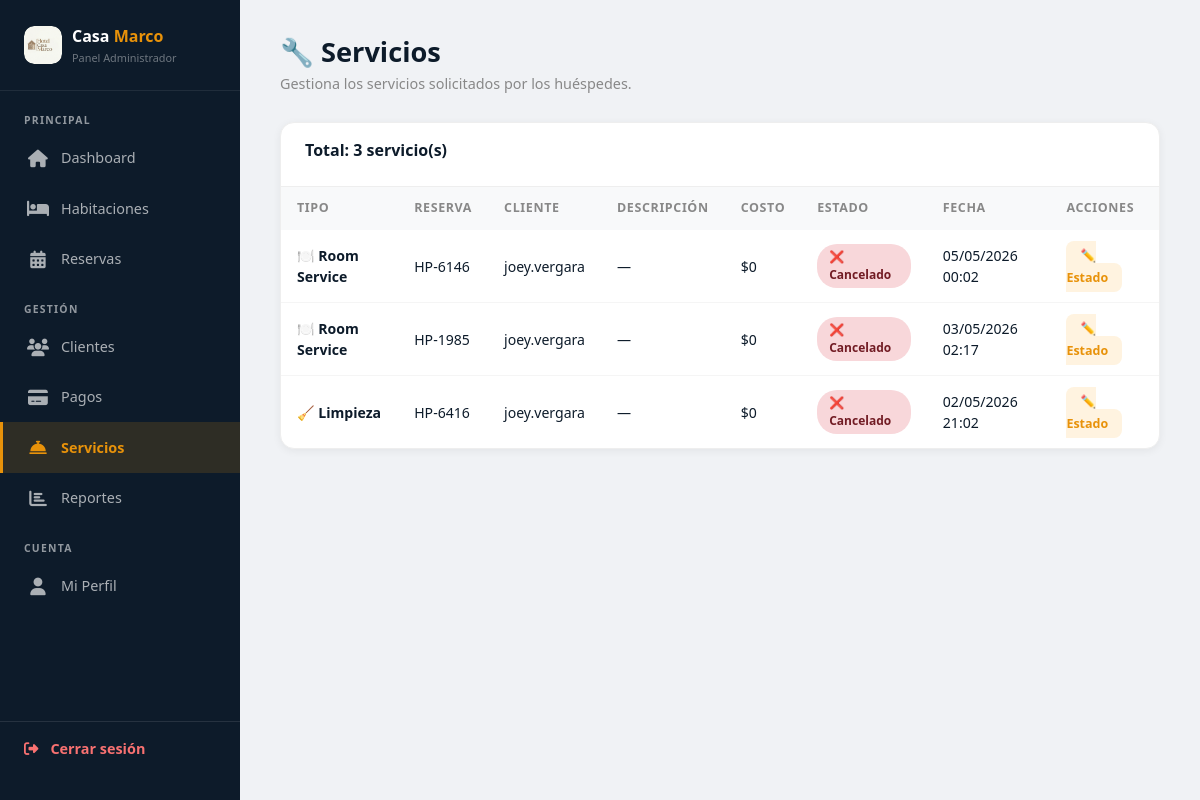
Page /admin-servicios/ (signed in) on the committed database.
### crud_app/models.py (models this page shows, shortened)
class Servicio(models.Model):
    TIPOS = [
        ('limpieza',     '🧹 Limpieza'),
        ('room_service', '🍽️ Room Service'),
        ('lavanderia',   '👕 Lavandería'),
        ('spa',          '💆 Spa'),
        ('transporte',   '🚗 Transporte'),
        ('otro',         '📦 Otro'),
    ]
    ESTADOS = [
        ('pendiente',   '⏳ Pendiente'),
        ('en_proceso',  '🔵 En proceso'),
        ('completado',  '✅ Completado'),
        ('cancelado',   '❌ Cancelado'),
    ]
    reserva         = models.ForeignKey(Reserva, on_delete=models.CASCADE, related_name='servicios')
    tipo            = models.CharField(max_length=20, choices=TIPOS)
    descripcion     = models.TextField(blank=True, null=True)
    estado          = models.CharField(max_length=20, choices=ESTADOS, default='pendiente')
    costo           = models.DecimalField(max_digits=8, decimal_places=2, default=0)
    fecha_solicitud = models.DateTimeField(auto_now_add=True)

class Reserva(models.Model):
    ESTADOS = [
        ('pendiente',   '⏳ Pendiente'),
        ('confirmada',  '✅ Confirmada'),
        ('cancelada',   '❌ Cancelada'),
        ('completada',  '🏁 Completada'),
        ('en_curso',    '🔵 En curso'),
    ]
    usuario         = models.ForeignKey(User, on_delete=models.CASCADE, related_name='reservas')
    habitacion      = models.ForeignKey(Habitacion, on_delete=models.CASCADE, related_name='reservas')
    codigo          = models.CharField(max_length=10, unique=True)
    estado          = models.CharField(max_length=20, choices=ESTADOS, default='pendiente')
    check_in        = models.DateField(default='2024-01-01')
    check_out       = models.DateField(default='2024-01-02')
    huespedes       = models.PositiveIntegerField(default=1)
    adultos         = models.PositiveIntegerField(default=1)
    ninos           = models.PositiveIntegerField(default=0)
    total           = models.DecimalField(max_digits=10, decimal_places=2)
    nombre_huesped  = models.CharField(max_length=100, default='')
    documento       = models.CharField(max_length=20, default='')
    telefono        = models.CharField(max_length=20, default='')
    solicitudes     = models.TextField(blank=True, null=True)
    fecha_reserva   = models.DateTimeField(auto_now_add=True)

### crud_app/views.py (the view)
# urls.py: path('admin-servicios/', views.admin_servicios, name='admin_servicios'),
@login_required(login_url='login')
def admin_servicios(request):
    if not request.user.is_staff:
        return redirect('home')
    servicios = Servicio.objects.all().order_by('-fecha_solicitud')
    return render(request, 'crud_app/admin_servicios.html', {'servicios': servicios})

### crud_app/templates/crud_app/admin_servicios.html (shortened to what this page needs)
{% load static %}
<!DOCTYPE html>
<html lang="es">
<head>
  <link href="https://cdn.jsdelivr.net/npm/bootstrap@5.3.0/dist/css/bootstrap.min.css" rel="stylesheet">
  <link rel="stylesheet" href="https://cdnjs.cloudflare.com/ajax/libs/font-awesome/6.4.0/css/all.min.css"/>
</head>
<body>
<aside class="sidebar">
  <div class="sidebar-logo">
    <div class="sidebar-logo-icon">
      <img src="{% static 'crud_app/imagenes/logo.jpeg' %}" alt="Logo"
           style="width:38px; height:38px; border-radius:10px; object-fit:cover;">
    </div>
    <div>
      <div class="sidebar-logo-text">Casa <span>Marco</span></div>
      <div class="sidebar-logo-sub">Panel Administrador</div>
    </div>
  </div>
  <nav class="sidebar-nav">
    <div class="nav-section-title">Principal</div>
    <a href="{% url 'home_admin' %}"><span class="icon"><i class="fas fa-home"></i></span> Dashboard</a>
    <a href="{% url 'admin_habitaciones' %}"><span class="icon"><i class="fas fa-bed"></i></span> Habitaciones</a>
    <a href="{% url 'admin_reservas' %}"><span class="icon"><i class="fas fa-calendar-alt"></i></span> Reservas</a>
    <div class="nav-section-title" style="margin-top:8px;">Gestión</div>
    <a href="{% url 'admin_clientes' %}"><span class="icon"><i class="fas fa-users"></i></span> Clientes</a>
    <a href="{% url 'admin_pagos' %}"><span class="icon"><i class="fas fa-credit-card"></i></span> Pagos</a>
    <a href="{% url 'admin_servicios' %}" class="active"><span class="icon"><i class="fas fa-concierge-bell"></i></span> Servicios</a>
    <a href="{% url 'admin_reportes' %}"><span class="icon"><i class="fas fa-chart-bar"></i></span> Reportes</a>
    <div class="nav-section-title" style="margin-top:8px;">Cuenta</div>
    <a href="{% url 'perfil_usuario' %}"><span class="icon"><i class="fas fa-user"></i></span> Mi Perfil</a>
  </nav>
  <div class="sidebar-logout">
    <a href="{% url 'logout' %}"><span class="icon"><i class="fas fa-sign-out-alt"></i></span> Cerrar sesión</a>
  </div>
</aside>
<main class="main">
  <h1 class="page-title">🔧 Servicios</h1>
  <p class="page-sub">Gestiona los servicios solicitados por los huéspedes.</p>
  <div class="tabla-card">
    <div class="tabla-head">
      <h3>Total: {{ servicios|length }} servicio(s)</h3>
    </div>
    {% if servicios %}
    <table>
      <thead>
        <tr>
          <th>Tipo</th>
          <th>Reserva</th>
          <th>Cliente</th>
          <th>Descripción</th>
          <th>Costo</th>
          <th>Estado</th>
          <th>Fecha</th>
          <th>Acciones</th>
        </tr>
      </thead>
      <tbody>
        {% for s in servicios %}
        <tr>
          <td><strong>{{ s.get_tipo_display }}</strong></td>
          <td>{{ s.reserva.codigo }}</td>
          <td>{{ s.reserva.usuario.username }}</td>
          <td>{{ s.descripcion|default:"—"|truncatechars:40 }}</td>
          <td>${{ s.costo|floatformat:0 }}</td>
          <td><span class="badge-estado badge-{{ s.estado }}">{{ s.get_estado_display }}</span></td>
          <td>{{ s.fecha_solicitud|date:"d/m/Y H:i" }}</td>
          <td>
            <a href="{% url 'admin_cambiar_estado_servicio' s.pk %}" class="btn-accion">
              ✏️ Estado
            </a>
          </td>
        </tr>
        {% endfor %}
      </tbody>
    </table>
    {% else %}
    <div class="empty-state">
      <div class="icon">🔧</div>
      <p>No hay servicios registrados aún.</p>
    </div>
    {% endif %}
  </div>
</main>
</body>
</html>

### crud_app/templates/crud_app/admin_servicios.html (style rules this page uses)
:root { --naranja: #E8920A; --azul-dark: #0D1B2A; }
* { box-sizing: border-box; margin: 0; padding: 0; }
body { font-family: 'Segoe UI', sans-serif; background: #f0f2f5; display: flex; min-height: 100vh; }
.sidebar { width: 240px; background: var(--azul-dark); display: flex; flex-direction: column; padding: 24px 0; position: fixed; top: 0; left: 0; bottom: 0; z-index: 100; }
.sidebar-logo { padding: 0 24px 24px; border-bottom: 1px solid rgba(255,255,255,0.08); display: flex; align-items: center; gap: 10px; }
.sidebar-logo-icon { width: 38px; height: 38px; border-radius: 10px; overflow: hidden; flex-shrink: 0; display: flex; align-items: center; justify-content: center; }
.sidebar-logo-text { font-size: 1rem; font-weight: 900; color: white; }
.sidebar-logo-text span { color: var(--naranja); }
.sidebar-logo-sub { font-size: 0.68rem; color: rgba(255,255,255,0.4); margin-top: 2px; }
.nav-section-title { font-size: 0.65rem; font-weight: 700; color: rgba(255,255,255,0.55); text-transform: uppercase; letter-spacing: 0.12em; padding: 10px 24px 4px; }
.sidebar-nav { padding: 12px 0; flex: 1; }
.sidebar-nav a { display: flex; align-items: center; gap: 12px; padding: 12px 24px; color: rgba(255,255,255,0.65); text-decoration: none; font-size: 0.9rem; font-weight: 500; transition: all 0.2s; border-left: 3px solid transparent; }
.sidebar-nav a.active { background: rgba(232,146,10,0.15); color: var(--naranja); border-left-color: var(--naranja); font-weight: 700; }
.sidebar-nav .icon { font-size: 1.1rem; width: 22px; text-align: center; }
.sidebar-logout { padding: 16px 24px; border-top: 1px solid rgba(255,255,255,0.1); }
.sidebar-logout a { display: flex; align-items: center; gap: 12px; color: #f87171; text-decoration: none; font-size: 0.9rem; font-weight: 600; }
.main { margin-left: 240px; padding: 36px 40px; flex: 1; }
.page-title { font-size: 1.7rem; font-weight: 800; color: var(--azul-dark); margin-bottom: 4px; }
.page-sub { color: #888; font-size: 0.9rem; margin-bottom: 28px; }
.tabla-card { background: white; border-radius: 14px; overflow: hidden; box-shadow: 0 2px 8px rgba(0,0,0,0.06); border: 1px solid #eee; }
.tabla-head { padding: 18px 24px; border-bottom: 1px solid #eee; display: flex; justify-content: space-between; align-items: center; }
.tabla-head h3 { font-size: 1rem; font-weight: 700; color: var(--azul-dark); }
table { width: 100%; border-collapse: collapse; }
thead tr { background: #f8f9fa; }
thead th { padding: 12px 16px; text-align: left; font-size: 0.78rem; font-weight: 700; color: #888; text-transform: uppercase; letter-spacing: 0.05em; }
tbody tr { border-bottom: 1px solid #f5f5f5; transition: background 0.15s; }
tbody tr:last-child { border-bottom: none; }
tbody td { padding: 14px 16px; font-size: 0.88rem; color: var(--azul-dark); }
.badge-estado { display: inline-block; padding: 4px 12px; border-radius: 20px; font-size: 0.75rem; font-weight: 700; }
.badge-cancelado { background: #f8d7da; color: #721c24; }
.btn-accion { padding: 6px 14px; border-radius: 8px; font-size: 0.78rem; font-weight: 600; text-decoration: none; border: none; cursor: pointer; transition: opacity 0.2s; background: #fff3e0; color: var(--naranja); }

### rows in the picture
Servicio: tipo "🍽️ Room Service", reserva.codigo "HP-6146", reserva.usuario.username "joey.vergara", descripcion "—", costo "0", estado "❌ Cancelado", fecha_solicitud "05/05/2026 00:02"
Servicio: tipo "🍽️ Room Service", reserva.codigo "HP-1985", reserva.usuario.username "joey.vergara", descripcion "—", costo "0", estado "❌ Cancelado", fecha_solicitud "03/05/2026 02:17"
Servicio: tipo "🧹 Limpieza", reserva.codigo "HP-6416", reserva.usuario.username "joey.vergara", descripcion "—", costo "0", estado "❌ Cancelado", fecha_solicitud "02/05/2026 21:02"

### other values in the picture
{{ servicios|length }} "3"
